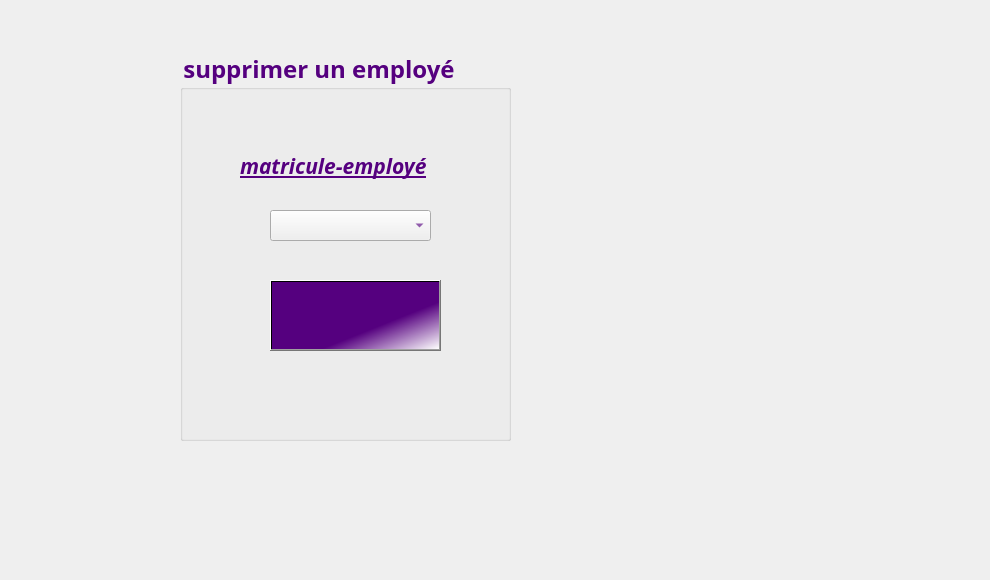
     <widget class="QWidget" name="supprimeremp">
      <attribute name="title">
       <string>Supprimer</string>
      </attribute>
      <widget class="QGroupBox" name="groupBox_3">
       <property name="geometry">
        <rect>
         <x>180</x>
         <y>50</y>
         <width>331</width>
         <height>391</height>
        </rect>
       </property>
       <property name="font">
        <font>
         <family>Lucida Calligraphy</family>
         <pointsize>18</pointsize>
         <weight>75</weight>
         <bold>true</bold>
        </font>
       </property>
       <property name="layoutDirection">
        <enum>Qt::LeftToRight</enum>
       </property>
       <property name="styleSheet">
        <string notr="true">color:rgb(85, 0, 127)</string>
       </property>
       <property name="title">
        <string>supprimer un employé</string>
       </property>
       <widget class="QLabel" name="label_29">
        <property name="geometry">
         <rect>
          <x>168</x>
          <y>318</y>
          <width>2101</width>
          <height>2211</height>
         </rect>
        </property>
        <property name="text">
         <string/>
        </property>
        <property name="pixmap">
         <pixmap>../Documents/temp/macaron.jpg</pixmap>
        </property>
       </widget>
       <widget class="QLabel" name="label_30">
        <property name="geometry">
         <rect>
          <x>60</x>
          <y>80</y>
          <width>231</width>
          <height>71</height>
         </rect>
        </property>
        <property name="font">
         <font>
          <family>Lucida Calligraphy</family>
          <pointsize>16</pointsize>
          <weight>75</weight>
          <italic>true</italic>
          <bold>true</bold>
          <underline>true</underline>
         </font>
        </property>
        <property name="styleSheet">
         <string notr="true">color:rgb(85, 0, 127)</string>
        </property>
        <property name="text">
         <string>matricule-employé</string>
        </property>
       </widget>
       <widget class="QPushButton" name="suppemp">
        <property name="geometry">
         <rect>
          <x>90</x>
          <y>230</y>
          <width>171</width>
          <height>71</height>
         </rect>
        </property>
        <property name="font">
         <font>
          <family>Lucida Calligraphy</family>
          <pointsize>10</pointsize>
          <weight>75</weight>
          <italic>true</italic>
          <bold>true</bold>
          <underline>false</underline>
          <strikeout>false</strikeout>
         </font>
        </property>
        <property name="styleSheet">
         <string notr="true">

background-color: qlineargradient(spread:pad, x1:0, y1:0, x2:1, y2:1, stop:0.648241 rgba(85, 0, 127, 255), stop:1 rgba(255, 255, 255, 255))</string>
        </property>
        <property name="text">
         <string/>
        </property>
        <property name="icon">
         <iconset>
          <normaloff>../imagesQT/pbs.png</normaloff>../imagesQT/pbs.png</iconset>
        </property>
        <property name="iconSize">
         <size>
          <width>100</width>
          <height>121</height>
         </size>
        </property>
       </widget>
       <widget class="QComboBox" name="comboBoxempsup">
        <property name="geometry">
         <rect>
          <x>90</x>
          <y>160</y>
          <width>161</width>
          <height>31</height>
         </rect>
        </property>
       </widget>
      </widget>
      <widget class="QLabel" name="label_photo_10">
       <property name="geometry">
        <rect>
         <x>-50</x>
         <y>0</y>
         <width>981</width>
         <height>571</height>
        </rect>
       </property>
       <property name="text">
        <string/>
       </property>
       <property name="pixmap">
        <pixmap>../imagesQT/affc7df0f48c4d9d1439422d8e7678a9-1497616638.jpg</pixmap>
       </property>
      </widget>
      <zorder>label_photo_10</zorder>
      <zorder>groupBox_3</zorder>
     </widget>
